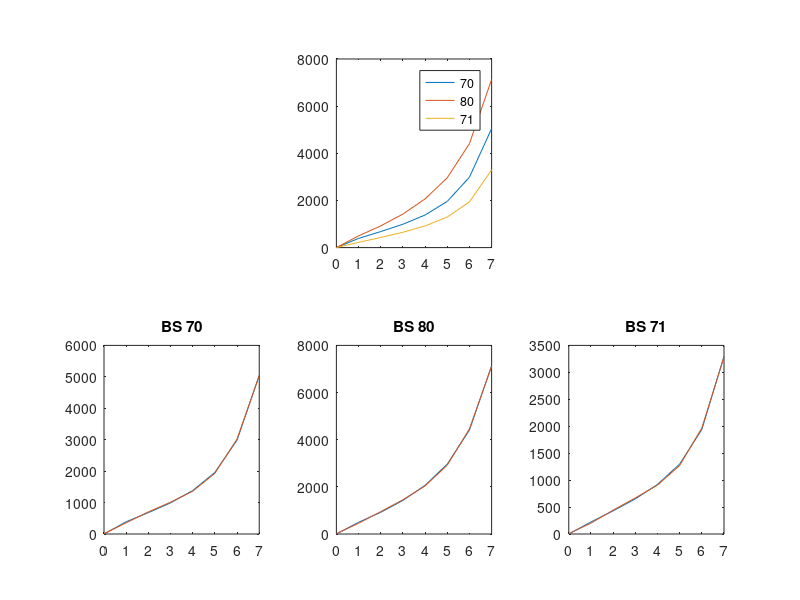

Write MATLAB code to recreate this figure. (Note: this script raises an error after producing the figure.)
clc; clear all; close all;

travel=[0 1 2 3 4 5 6 7];
BS_70_force=[0 389 680 990 1382 1959 2987 5046];
BS_80_force=[0 497 920 1423 2065 2963 4409 7133];
BS_71_force=[0 223 430 651 919 1297 1939 3295];

figure (1)
subplot(2,3,2)
plot(travel,BS_70_force)
hold on
plot(travel,BS_80_force)
plot(travel,BS_71_force)
legend('70','80','71')

p_70=polyfit(travel,BS_70_force,4)
p_80=polyfit(travel,BS_80_force,4)
p_71=polyfit(travel,BS_71_force,4)

for i=1:length(travel)
    
    BS_70_fit(i)= p_70(1)*travel(i)^4 + p_70(2)*travel(i)^3 + p_70(3)*travel(i)^2 + p_70(4)*travel(i) + p_70(5);
    BS_80_fit(i)= p_80(1)*travel(i)^4 + p_80(2)*travel(i)^3 + p_80(3)*travel(i)^2 + p_80(4)*travel(i) + p_80(5);
    BS_71_fit(i)= p_71(1)*travel(i)^4 + p_71(2)*travel(i)^3 + p_71(3)*travel(i)^2 + p_71(4)*travel(i) + p_71(5);
    
end

figure(1)
subplot(2,3,4)
plot(travel,BS_70_force)
hold on
plot(travel,BS_70_fit)
title('BS 70')

subplot(2,3,5)
plot(travel,BS_80_force)
hold on
plot(travel,BS_80_fit)
title('BS 80')

subplot(2,3,6)
plot(travel,BS_71_force)
hold on
plot(travel,BS_71_fit)
title('BS 71')

f_70 = polyval(p_70,travel);
T_70 = table(travel',BS_70_force',BS_70_fit',((BS_70_force-BS_70_fit)./BS_70_force*100)','VariableNames',{'X','Y','Fit','FitError %'})

f_80 = polyval(p_80,travel);
T_80 = table(travel',BS_80_force',BS_80_fit',((BS_80_force-BS_80_fit)./BS_80_force*100)','VariableNames',{'X','Y','Fit','FitError %'})

f_71 = polyval(p_71,travel);
T_71 = table(travel',BS_71_force',BS_71_fit',((BS_71_force-BS_71_fit)./BS_71_force*100)','VariableNames',{'X','Y','Fit','FitError %'})

